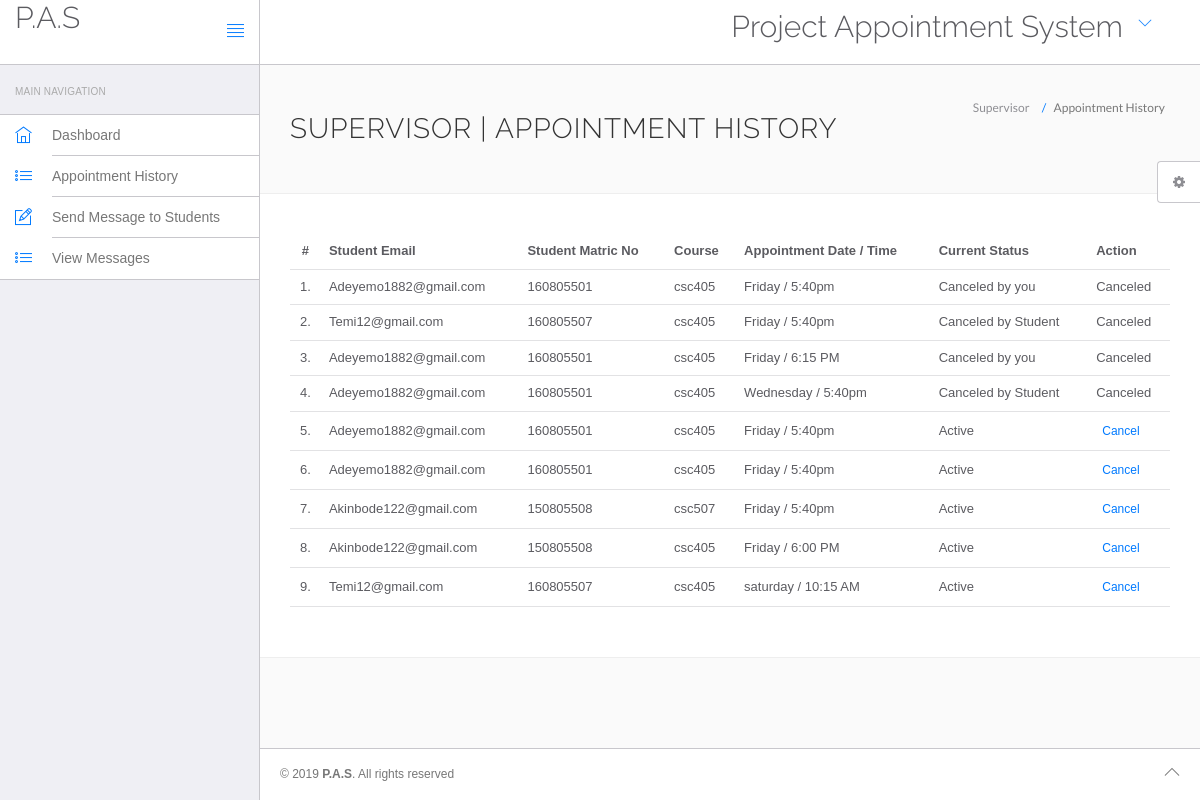
/school/pas/supervisor/appointment-history.php, run on the app's committed database.
### tables this page shows
CREATE TABLE IF NOT EXISTS `student_appointment` (
  `id` int(10) NOT NULL AUTO_INCREMENT,
  `course` varchar(255) NOT NULL,
  `supervisorName` varchar(255) NOT NULL,
  `email` varchar(255) NOT NULL,
  `matric` varchar(255) NOT NULL,
  `appdate` varchar(255) NOT NULL,
  `apptime` varchar(255) NOT NULL,
  `userStatus` int(10) NOT NULL,
  `supervisorStatus` int(10) NOT NULL,
  PRIMARY KEY (`id`)
);

### school/pas/supervisor/appointment-history.php (the view, shortened to what this page needs)
<?php
include('include/config.php');
?>
<!DOCTYPE html>
<html lang="en">
	<head>
		<link rel="stylesheet" href="vendor/bootstrap/css/bootstrap.min.css">
		<link rel="stylesheet" href="vendor/fontawesome/css/font-awesome.min.css">
		<link rel="stylesheet" href="vendor/themify-icons/themify-icons.min.css">
		<link href="vendor/animate.css/animate.min.css" rel="stylesheet" media="screen">
		<link href="vendor/perfect-scrollbar/perfect-scrollbar.min.css" rel="stylesheet" media="screen">
		<link href="vendor/switchery/switchery.min.css" rel="stylesheet" media="screen">
		<link href="vendor/bootstrap-touchspin/jquery.bootstrap-touchspin.min.css" rel="stylesheet" media="screen">
		<link href="vendor/select2/select2.min.css" rel="stylesheet" media="screen">
		<link href="vendor/bootstrap-datepicker/bootstrap-datepicker3.standalone.min.css" rel="stylesheet" media="screen">
		<link href="vendor/bootstrap-timepicker/bootstrap-timepicker.min.css" rel="stylesheet" media="screen">
		<link rel="stylesheet" href="assets/css/styles.css">
		<link rel="stylesheet" href="assets/css/plugins.css">
		<link rel="stylesheet" href="assets/css/themes/theme-1.css" id="skin_color" />
	</head>
<body>
	<div id="app">
		<?php include('include/sidebar.php');?>
			<div class="app-content">
		<?php include('include/header.php');?>
	<div class="main-content" >
		<div class="wrap-content container" id="container">
			<section id="page-title">
				<div class="row">
					<div class="col-sm-8">
						<h1 class="mainTitle">Supervisor  | Appointment History</h1>
					</div>
					<ol class="breadcrumb">
						<li>
							<span>Supervisor </span>
						</li>
						<li class="active">
							<span>Appointment History</span>
						</li>
					</ol>
				</div>
			</section>
	<div class="container-fluid container-fullw bg-white">
	<div class="row">
		<div class="col-md-12">
			<table class="table table-hover" id="sample-table-1">
				<thead>
					<tr>
						<th class="center">#</th>
						<th class="hidden-xs">Student Email</th>
						<th>Student Matric No</th>
						<th>Course</th>
						<th>Appointment Date / Time </th>
						<th>Current Status</th>
						<th>Action</th>
					</tr>
				</thead>
				<tbody>
				<?php
				$sql=mysqli_query($con,"select * from student_appointment");
				$cnt=1;
				while($row=mysqli_fetch_array($sql))
				{
				?>
				<tr>
					<td class="center"><?php echo $cnt;?>.</td>
					<td class="hidden-xs"><?php echo $row['email'];?></td>
					<td><?php echo $row['matric']; ?></td>
					<td><?php echo $row['course'];?></td>
					<td><?php echo $row['appdate'];?> / <?php echo
						$row['apptime'];?>
					</td>
					<td>
				<?php
				if(($row['userStatus']==1) && ($row['supervisorStatus']==1))
				{
					echo "Active";
				}
				if(($row['userStatus']==0) && ($row['supervisorStatus']==1))
				{
					echo "Canceled by Student";
				}
				if(($row['userStatus']==1) && ($row['supervisorStatus']==0))
				{
					echo "Canceled by you";
				}
				?></td>
				<td >
			<div class="visible-md visible-lg hidden-sm hidden-xs">
				<?php
				if(($row['userStatus']==1) && ($row['supervisorStatus']==1)){
				?>
			<a href="appointment-history.php?id=<?php echo $row['id']?>
			&cancel=update"
			onClick="return confirm('Are you sure you want to cancel this appointment ?')"
			class="btn btn-transparent btn-xs tooltips"
			title="Cancel Appointment"
			tooltip-placement="top"
			tooltip="Remove">Cancel</a>
			<?php }
			else {
				echo "Canceled";
			}
			?>
		</div>
			</td>
		</tr>
		<?php
			$cnt=$cnt+1;
		}?>
		</tbody>
	</table>
</div>
</div>
</div>
</div>
</div>
</div>
	<?php include('include/footer.php');?>
	<?php include('include/setting.php');?>
		</div>
	</body>
</html>

### school/pas/supervisor/include/sidebar.php
<div class="sidebar app-aside" id="sidebar">
				<div class="sidebar-container perfect-scrollbar">
<nav>
						<div class="navbar-title">
							<span>Main Navigation</span>
						</div>
						<ul class="main-navigation-menu">
							<li>
								<a href="dashboard.php">
									<div class="item-content">
										<div class="item-media">
											<i class="ti-home"></i>
										</div>
										<div class="item-inner">
											<span class="title"> Dashboard </span>
										</div>
									</div>
								</a>
							</li>
							<li>
								<a href="appointment-history.php">
									<div class="item-content">
										<div class="item-media">
											<i class="ti-list"></i>
										</div>
										<div class="item-inner">
											<span class="title"> Appointment History </span>
										</div>
									</div>
								</a>
							</li>
							<li>
								<a href="send-message.php">
									<div class="item-content">
										<div class="item-media">
											<i class="ti-pencil-alt"></i>
										</div>
										<div class="item-inner">
											<span class="title"> Send Message to Students </span>
										</div>
									</div>
								</a>
							</li>
							<li>
								<a href="view-message.php">
									<div class="item-content">
										<div class="item-media">
											<i class="ti-list"></i>
										</div>
										<div class="item-inner">
											<span class="title"> View Messages </span>
										</div>
									</div>
								</a>
							</li>
						</ul>
					</nav>
					</div>
			</div>

### school/pas/supervisor/include/header.php (shortened to what this page needs)
<header class="navbar navbar-default navbar-static-top">
<div class="navbar-header">
	<a class="navbar-brand" href="#">
		<h2 style="padding-top:2% ">P.A.S</h2>
	</a>
	<a href="#" class="sidebar-toggler pull-right visible-md visible-lg" data-toggle-class="app-sidebar-closed" data-toggle-target="#app">
		<i class="ti-align-justify"></i>
	</a>
</div>
<div class="navbar-collapse collapse">
	<ul class="nav navbar-right">
			<li  style="padding-top:2% ">
			<h2>Project Appointment System</h2>
		</li>
	<li class="dropdown current-user">
		<a href class="dropdown-toggle" data-toggle="dropdown">
			<span class="username">
			<i class="ti-angle-down"></i></i></span>
		</a>
	</li>
	</ul>
	</div>
	</header>

### school/pas/supervisor/include/footer.php
<footer>
				<div class="footer-inner">
					<div class="pull-left">
						&copy; <span class="current-year"></span><span class="text-bold text-uppercase"> P.A.S</span>. <span>All rights reserved</span>
					</div>
					<div class="pull-right">
						<span class="go-top"><i class="ti-angle-up"></i></span>
					</div>
				</div>
			</footer>

### school/pas/supervisor/include/setting.php (shortened to what this page needs)
<div class="settings panel panel-default hidden-xs hidden-sm" id="settings">
				<button ct-toggle="toggle" data-toggle-class="active" data-toggle-target="#settings" class="btn btn-default">
					<i class="fa fa-spin fa-gear"></i>
				</button>
			</div>

### school/pas/supervisor/assets/css/plugins.css (style rules this page uses)
.perfect-scrollbar { overflow-y: hidden !important; }

### school/pas/supervisor/assets/css/themes/theme-1.css (style rules this page uses)
body { background: #FAFAFA; }
header .navbar-header { background: #ffffff !important; border-right-color: #c8c7cc !important; border-bottom-color: #c8c7cc !important; }
header .navbar-header .sidebar-toggler, header .navbar-header .sidebar-mobile-toggler { color: #007aff !important; }
header .navbar-header .navbar-brand { color: #777 !important; }
header .navbar-collapse { background: #ffffff !important; border-bottom-color: #c8c7cc !important; box-shadow: none !important; }
header .navbar-collapse .navbar-right > li > a { color: #777; }
header .navbar-collapse .navbar-right > li > a i { color: #007aff !important; }
#sidebar { background: #EFEFF4 !important; }
#sidebar:before { border-right-width: "1px" !important; border-right-style: solid; border-right-color: #c8c7cc !important; }
#sidebar nav { border-right-width: "1px" !important; border-right-style: solid; border-right-color: #c8c7cc !important; }
#sidebar nav .navbar-title { color: #aaaaaa; }
#sidebar nav > ul { background: #ffffff !important; border-bottom-color: #c8c7cc !important; border-top-color: #c8c7cc !important; }
#sidebar nav > ul > li > a .item-media > i { color: #007aff !important; }
#sidebar nav > ul > li > a .item-inner { color: #777 !important; border-bottom-color: #c8c7cc; }
#app > footer { background: #ffffff !important; border-top-color: #c8c7cc !important; color: #777; }

### data on the page
student_appointment: email "Adeyemo1882@gmail.com", matric "160805501", course "csc405", appdate "Friday", apptime "5:40pm", userStatus "Canceled by you"
student_appointment: email "Temi12@gmail.com", matric "160805507", course "csc405", appdate "Friday", apptime "5:40pm", userStatus "Canceled by Student"
student_appointment: email "Adeyemo1882@gmail.com", matric "160805501", course "csc405", appdate "Friday", apptime "6:15 PM", userStatus "Canceled by you"
student_appointment: email "Adeyemo1882@gmail.com", matric "160805501", course "csc405", appdate "Wednesday", apptime "5:40pm", userStatus "Canceled by Student"
student_appointment: email "Adeyemo1882@gmail.com", matric "160805501", course "csc405", appdate "Friday", apptime "5:40pm", userStatus "Active"
student_appointment: email "Adeyemo1882@gmail.com", matric "160805501", course "csc405", appdate "Friday", apptime "5:40pm", userStatus "Active"
student_appointment: email "Akinbode122@gmail.com", matric "150805508", course "csc507", appdate "Friday", apptime "5:40pm", userStatus "Active"
student_appointment: email "Akinbode122@gmail.com", matric "150805508", course "csc405", appdate "Friday", apptime "6:00 PM", userStatus "Active"
student_appointment: email "Temi12@gmail.com", matric "160805507", course "csc405", appdate "saturday", apptime "10:15 AM", userStatus "Active"
